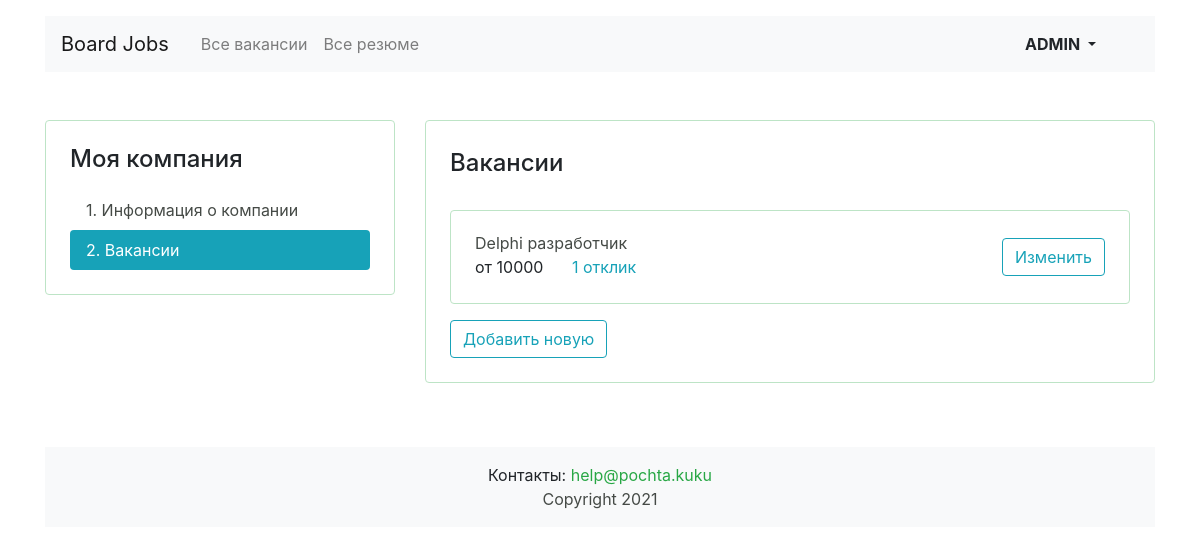
Page /mycompany/vacancies/ (signed in) on the committed database.
### vacancies/models.py (models this page shows, shortened)
class Vacancy(models.Model):
    title = models.CharField("название вакансии", max_length=100, db_index=True)
    skills = models.CharField("навыки", max_length=500)
    description = models.TextField("описание вакансии", max_length=10000, db_index=True)
    salary_min = models.IntegerField("зарплата от")
    salary_max = models.IntegerField("зарплата до")
    published_at = models.DateField("опубликовано", auto_now_add=True)
    company = models.ForeignKey(Company,
                                on_delete=models.CASCADE, related_name="vacancies", verbose_name="компания")
    specialty = models.ForeignKey(Specialty,
                                  on_delete=models.PROTECT, related_name="vacancies", verbose_name="специализация")
    class Meta:
        verbose_name = "вакансия"
        verbose_name_plural = "вакансии"
        ordering = ['id']

### vacancies/views.py (the view)
# urls.py: path('mycompany/vacancies/', my_vacancies_list_view, name='my_vacancies'),  # мои вакансии - список
def my_vacancies_list_view(request):
    try:
        company_id = Company.objects.get(owner_id=request.user.id).id
    except Company.DoesNotExist:
        if request.user.is_authenticated:
            return redirect('my_company_letsstart')
        else:
            return redirect('login')
    vacancies = Vacancy.objects.filter(company_id=company_id).annotate(application_count=Count('applications'))
    return render(request, 'vacancies/company/vacancy-list.html', {'vacancies': vacancies})

### vacancies/templatetags/my_filters.py (called while the page is built)
@register.filter()
def ru_pluralize(number: Union[int, str], arg: str = 'текст, тексты, текстов'):
    nominative_singular, nominative_plural, genitive_plural = arg.split(', ')
    number = abs(int(number))
    if (number % 10) == 1 and number % 100 != 11:
        return f'{number} {nominative_singular}'
    elif 2 <= number % 10 <= 4 and number // 10 % 10 != 1:
        return f'{number} {nominative_plural}'
    else:
        return f'{number} {genitive_plural}'

### vacancies/templates/vacancies/company/vacancy-list.html (shortened to what this page needs)
{% extends 'vacancies/base.html' %}
{% load my_filters %}
{% block container %}
    <main class="container mt-3 pb-5">
        <div class="row mt-5">
            {% include 'vacancies/company/menu_left.html' %}
            <div class="col-12 col-lg-8">
                <div class="card">
                    <div class="card-body px-4 pb-4">
                        <section class="tab-pane fade show active">
                            {% if not vacancies %}
                                <p class="alert alert-primary " role="alert">У вас еще нет вакансий. Хотите добавить
                                    новую?</p>
                                <div class="col-6 col-lg-4">
                                    <a href="{% url 'my_vacancy_empty_form' %}"
                                       class="btn btn-outline-info text-center">Хочу</a>
                                </div>
                            {% else %}
                                <h2 class="h4 pt-2 pb-3">Вакансии</h2>
                                {% for vacancy in vacancies %}
                                    <div class="card mt-3">
                                        <div class="card-body px-4">
                                            <div class="row align-items-center">
                                                <div class="col-6 col-lg-8">
                                                    <a href="{% url 'vacancy' vacancy.id %}"
                                                       class="mb-1">{{ vacancy.title }}</a>
                                                    <p class="mb-1">
                                                        <span class="mr-4">от {{ vacancy.salary_min }}</span>
                                                        <a href="{% url 'my_vacancy_form' vacancy.id %}#application-sents"
                                                           class="text-info">{{ vacancy.application_count|ru_pluralize:'отклик, отклика, откликов' }}
                                                        </a>
                                                    </p>
                                                </div>
                                                <div class="col-6 col-lg-4 text-right">
                                                    <a href="{% url 'my_vacancy_form' vacancy.id %}"
                                                       class="btn btn-outline-info">Изменить</a>
                                                </div>
                                            </div>
                                        </div>
                                    </div>
                                {% endfor %}
                                <a href="{% url 'my_vacancy_empty_form' %}"
                                   class="btn btn-outline-info text-center mt-3">Добавить новую</a>
                            {% endif %}
                        </section>
                    </div>
                </div>
            </div>
        </div>
    </main>
{% endblock %}

### vacancies/templates/vacancies/base.html (shortened to what this page needs)
<!DOCTYPE html>
{% load static %}
<html lang="ru">
<head>
    <link rel="stylesheet" href="https://stackpath.bootstrapcdn.com/bootstrap/4.3.1/css/bootstrap.min.css"
>
    <link rel="stylesheet" type="text/css" href="{% static 'css/style_vacancy.css' %}">
</head>
<body>
<header class="container mt-3">
    <nav class="navbar navbar-expand-lg navbar-light bg-light">
        <a class="navbar-brand mr-4" href="{% if request.path == '/' %}#{% else %}/{% endif %}">Board Jobs</a>
        <div class="collapse navbar-collapse justify-content-between" id="navbarNav">
            <ul class="navbar-nav col-10">
                <li class="nav-item">
                    {% if request.path == '/vacancies' %}
                        <a class="nav-link active" href="#">Все вакансии</a>
                    {% else %}
                        <a class="nav-link" href="{% url 'vacancies' %}">Все вакансии</a>
                    {% endif %}
                </li>
                <li class="nav-item">
                    {% if 'resumes' in request.path %}
                        <a class="nav-link active" href="#">Все резюме</a>
                    {% else %}
                        <a class="nav-link" href="{% url 'resumes' %}">Все резюме</a>
                    {% endif %}
                </li>
            </ul>
            <ul class="navbar-nav col-2 justify-content-end">
                {% if request.user.is_authenticated %}
                    <ul class="navbar-nav col-2 justify-content-end">
                        <li class="nav-item active">
                            <div class="btn-group">
                                <button type="button" class="btn dropdown-toggle font-weight-bold"
                                        data-toggle="dropdown"
                                        aria-haspopup="true" aria-expanded="false">
                                    {{ user|upper }}
                                </button>
                            </div>
                        </li>
                    </ul>
                {% else %}
                    <li class="nav-item">
                        <a href="{% url 'login' %}" class="nav-link font-weight-bold">Вход</a>
                    </li>
                {% endif %}
            </ul>
        </div>
    </nav>
</header>
{% block container %} {% endblock %}
<footer class="container mt-3">
    <div class="footer bg-light mb-3 p-3">
        <div class="contact">
            Контакты: <a href="mailto:help@pochta.kuku" class="text-success">help@pochta.kuku</a>
        </div>
        <div>
            <a href="#top">Copyright {% now "Y" %}</a>
        </div>
    </div>
</footer>
</body>
</html>

### vacancies/static/css/style_vacancy.css (style rules this page uses)
.btn { min-width: 75px; }
.card { border: 1px solid rgb(189 228 198); }
.footer { text-align: center; }
a { color: #454a46; }

### rows in the picture
Vacancy: title "Delphi разработчик", salary_min "10000", application_count|ru_pluralize "1 отклик"

### other values in the picture
{{ user|upper }} "ADMIN"
